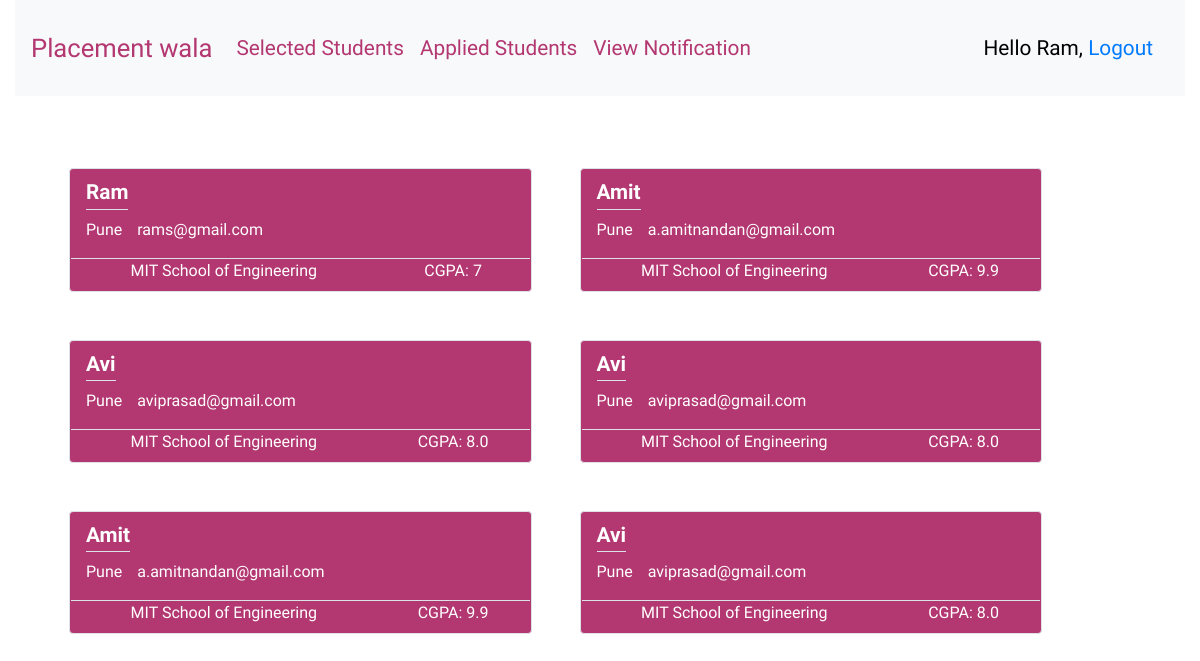
The app's page /allstudents/ (signed in), older data.
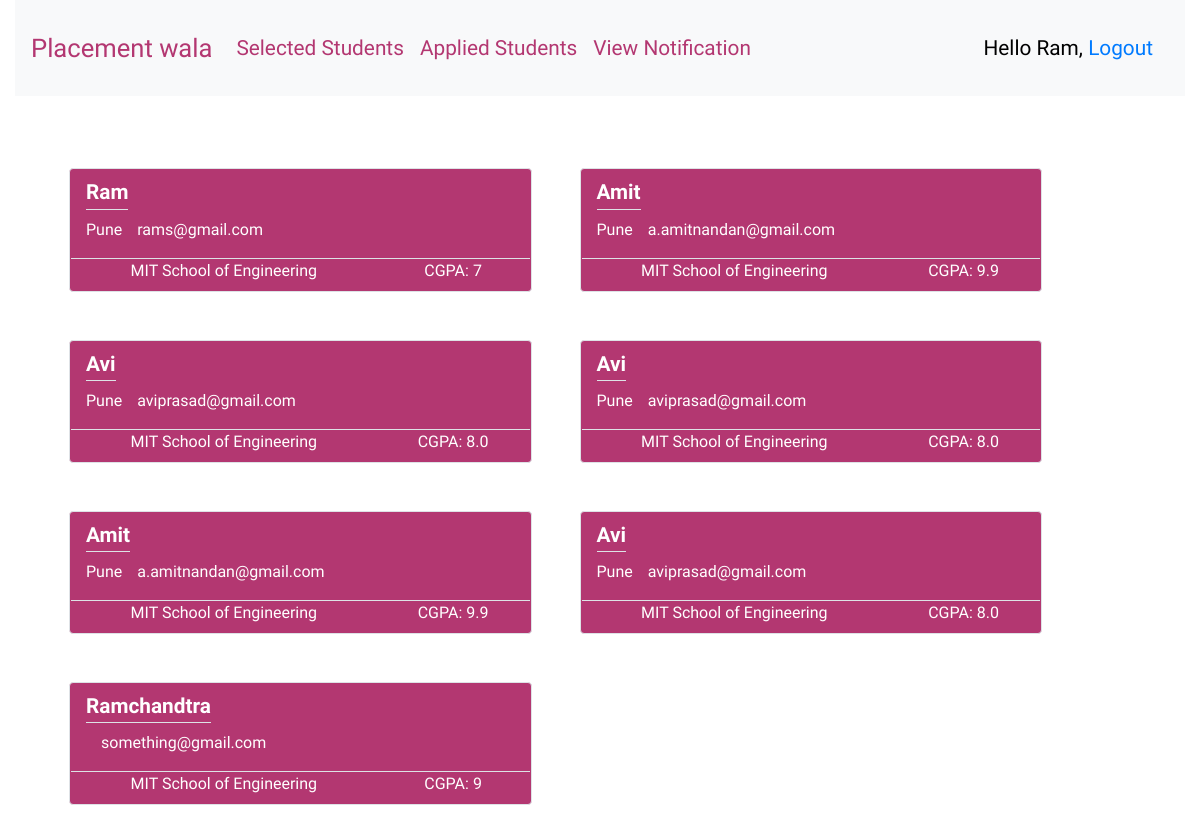
The same page, newer data.
### convsort/models.py (models this page shows)
class REGISTRATIONS(models.Model):
    id = models.AutoField(primary_key=True)
    name = models.CharField(max_length=100)
    email = models.CharField(max_length=100)
    password = models.CharField(max_length=100,default="something")
    roll_no = models.CharField(max_length=100)
    cgpa= models.CharField(max_length=100)
    company_cgpa=models.CharField(max_length=100)
    user_type =models.CharField(max_length=100)
    city=models.CharField(max_length=100)
    resume=models.CharField(max_length=100,default="NONE")

### convsort/views.py (the view)
# urls.py: path('allstudents/',views.allstudents,name="allstudents"),
def allstudents(request):
    if request.session['username']:
        students=REGISTRATIONS.objects.filter(user_type='student')
        return render(request,'allstudents.html',{'students':students})
    else:
        return redirect('/login/')

### templates/allstudents.html (shortened to what this page needs)
<!DOCTYPE html>
<html>
<head>
    <link rel="stylesheet" href="ad.css">
    <link rel="stylesheet" href="https://stackpath.bootstrapcdn.com/bootstrap/4.3.1/css/bootstrap.min.css">
    <link rel="stylesheet" href="https://cdn.linearicons.com/free/1.0.0/icon-font.min.css">
</head>
<body class='container-fluid' style="background-image: url('https://images.pexels.com/photos/3184292/pexels-photo-3184292.jpeg?auto=compress&cs=tinysrgb&dpr=2&h=750&w=1260');font-family: 'Quicksand', sans-serif;">
    <nav class="navbar py-4 navbar-expand-lg navbar-light bg-light">
        <a class="navbar-brand" href="#" style="font-family: 'Bowlby One SC', cursive; color: #B33771;font-size: 1.6rem;">Placement wala</a>
        <div class="collapse navbar-collapse" id="navbarSupportedContent" style="font-size: 1.3rem;">
            <ul class="navbar-nav mr-auto">
                <li class="nav-item active">
                    <a class="nav-link active" href="/company/{{request.session.userId}}" style="color:#B33771">Selected Students <span class="sr-only">(current)</span></a>
                </li>
                <li class="nav-item">
                    <a class="nav-link" href="/applied/" style="color:#B33771">Applied Students <span class="sr-only">(current)</span></a>
                </li>
                <li class="nav-item">
                    <a class="nav-link" href="#" style="color:#B33771">View Notification</a>
                </li>
            </ul>
            <form class="form-inline my-2 my-lg-0">
                <a class="nav-link" href="/logout/"><span style="color:black">Hello {{request.session.username}},</span> Logout</a>
            </form>
        </div>
    </nav>
    <section class="container mt-4 pt-4">
        <div class="row m-auto">
            {% for i in students %}
            <div class="col-md-5 my-4  mx-4 border rounded py-2 px-3" style="background-color: #B33771">
                <div class="row m-auto" style="font-family: 'Muli', sans-serif; font-size: 1.3em; font-weight: 600">
                    <div class="text-center border-bottom text-white">
                        <a class="text-white" href="/media/{{i.resume}}">{{i.name}}</a>
                    </div>
                </div>
                <p class="card-text text-white text-justify pt-2"> {{i.city}}<span class="col-md-6">{{i.email}}</span></p>
                <div class="row text-white border-top" style="font-family: 'Muli', sans-serif;">
                    <div class="col-md-8">
                        MIT School of Engineering
                    </div>
                    <div class="col-md-4">
                        CGPA: {{i.cgpa}}
                    </div>
                </div>
            </div>
            {% endfor %}
    </section>
</body>
</html>

Row changes from the older to the newer data that the page shows:
added REGISTRATIONS: name "Ramchandtra", email "something@gmail.com", cgpa "9"
